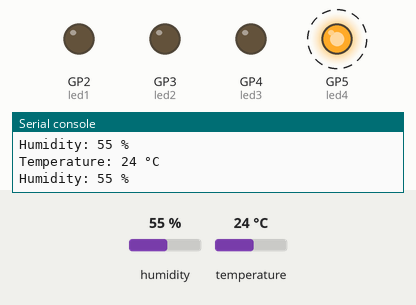
This program was run on a simulated Raspberry Pi Pico running MicroPython. Parts: output pins drawn as LEDs (lit = HIGH), the last lines printed to the serial console. Dashed ring = blinking. The inputs (shaded band) are chosen by the test bench; at power-on: temperature 24 °C, humidity 55 %.

Above: at 1.2 s.
1.3 s: temperature set to 22 °C
At 2.7 s:
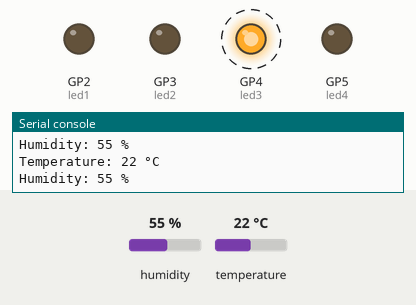
3.0 s: temperature set to 12 °C
At 4.1 s:
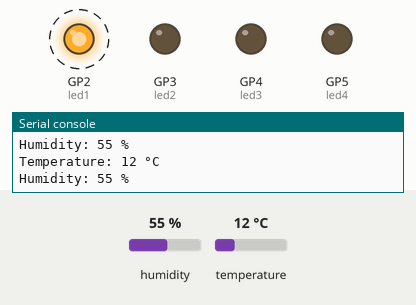
4.6 s: temperature set to 18 °C
6.1 s: temperature set to 21 °C
At 6.6 s:
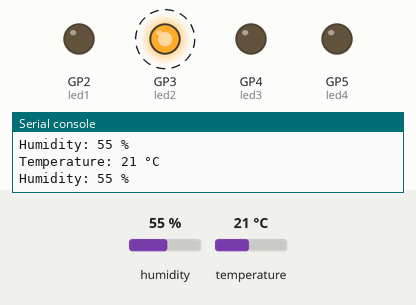
7.7 s: temperature set to 23 °C
At 9.0 s:
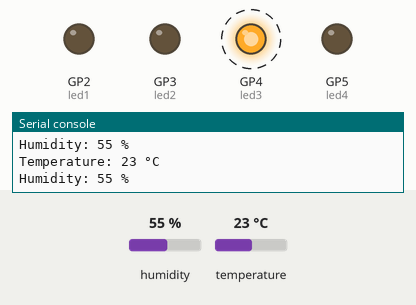
9.3 s: temperature set to 19 °C
At 10.3 s:
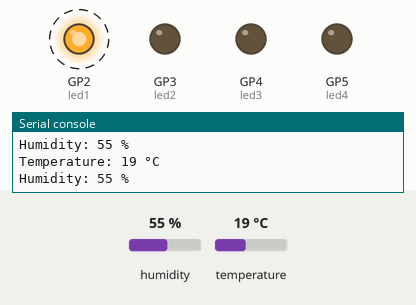
Timing chart, 0 to 11.9 s (numbered marks = the images above; inputs shaded):
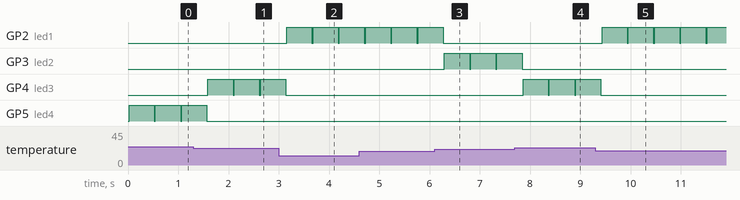

The program:

main.py
```python
import machine
import dht
import time

sensor = dht.DHT11(machine.Pin(1))
led1 = machine.Pin(2, machine.Pin.OUT)
led2 = machine.Pin(3, machine.Pin.OUT)
led3 = machine.Pin(4, machine.Pin.OUT)
led4 = machine.Pin(5, machine.Pin.OUT)

led1.value(0)
led2.value(0)
led3.value(0)
led4.value(0)
while True:
    sensor.measure()
    teplota = sensor.temperature()
    print("Temperature:", teplota , "°C")
    print("Humidity:", sensor.humidity(), "%")
    if teplota < 20:

       led1.value(1)
       time.sleep(0.5)
       led1.value(0)

    elif teplota < 22:
        led2.value(1)
        time.sleep(0.5)
        led2.value(0)

    elif teplota < 24:
        led3.value(1)
        time.sleep(0.5)
        led3.value(0)

    elif teplota < 26:
        led4.value(1)
        time.sleep(0.5)
        led4.value(0)
```

Measured:
- the behaviour switches between 24 and 23 °C on temperature (found by bisection; images 0 and 1)
- the behaviour switches between 19 and 20 °C on temperature (found by bisection; images 2 and 3)
- the behaviour switches between 21 and 22 °C on temperature (found by bisection; images 3 and 4)
- after the input at 1.3 s, GP4 (led3): alternates HIGH for 0.50 s and LOW for 0.02 s, starting after 0.29 s; GP5 (led4): goes on until 1.6 s, then stays LOW
- after the input at 3.0 s, GP2 (led1): alternates HIGH for 0.50 s and LOW for 0.02 s, starting after 0.16 s; GP4 (led3): goes on until 3.1 s, then stays LOW
- after the input at 6.1 s, GP2 (led1): goes on until 6.3 s, then stays LOW; GP3 (led2): alternates HIGH for 0.50 s and LOW for 0.02 s, starting after 0.20 s
- after the input at 7.7 s, GP3 (led2): goes on until 7.8 s, then stays LOW; GP4 (led3): alternates HIGH for 0.50 s and LOW for 0.02 s, starting after 0.16 s
- after the input at 9.3 s, GP2 (led1): alternates HIGH for 0.50 s and LOW for 0.02 s, starting after 0.13 s; GP4 (led3): goes on until 9.4 s, then stays LOW
